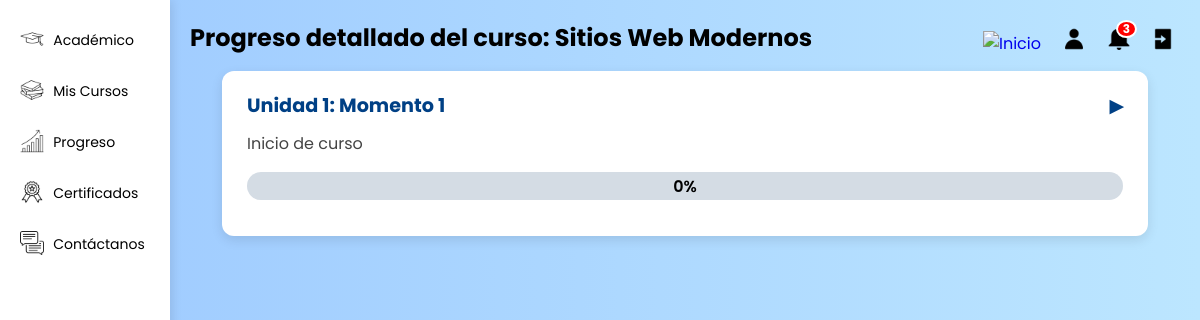
Page /progreso/curso/1/ (signed in) on the committed database.
### usuarios/models.py (models this page shows, shortened)
class Curso(models.Model):
    nombre = models.CharField(max_length=100)
    descripcion = models.TextField()
    activo = models.BooleanField(default=True)
    total_unidades = models.PositiveIntegerField(default=3)
    unidades_completadas = models.PositiveIntegerField(default=0)
    imagen = models.ImageField(upload_to='cursos/', null=True, blank=True)
    total_sesiones = models.PositiveIntegerField(default=20)
    costo = models.DecimalField(max_digits=8, decimal_places=2, default=0.00)
    calificacion = models.FloatField(default=0.0)
    categoria = models.ForeignKey('Categoria', on_delete=models.SET_NULL, null=True, blank=True, related_name='cursos')

class Unidad(models.Model):
    curso = models.ForeignKey(Curso, on_delete=models.CASCADE, related_name='unidades')
    titulo = models.CharField(max_length=200)
    descripcion = models.TextField(blank=True)
    orden = models.PositiveIntegerField(default=1)
    class Meta:
        ordering = ['orden']

### usuarios/views.py (the view)
# urls.py: path('progreso/curso/<int:curso_id>/', views.progreso_curso, name='progreso_curso'),
@login_required
def progreso_curso(request, curso_id):
    curso = get_object_or_404(Curso, id=curso_id)
    unidades_info = []
    for unidad in curso.unidades.all().order_by('orden'):
        sesiones = unidad.sesiones.all().order_by('orden')
        sesiones_info = []
        completadas = 0
        for sesion in sesiones:
            completada = SesionCompletada.objects.filter(
                estudiante=request.user,
                sesion=sesion
            ).exists()
            if completada:
                completadas += 1
            sesiones_info.append({
                'sesion': sesion,
                'completada': completada,
            })
        total = sesiones.count()
        porcentaje = int((completadas / total) * 100) if total > 0 else 0
        unidades_info.append({
            'unidad': unidad,
            'sesiones': sesiones_info,
            'completadas': completadas,
            'total': total,
            'porcentaje': porcentaje,
        })
    context = {
        'curso': curso,
        'unidades_info': unidades_info,
    }
    return render(request, 'usuarios/progreso_curso.html', context)

### usuarios/context_processors.py (called while the page is built)
def notificaciones_context(request):
    if request.user.is_authenticated:
        notificaciones = Notificacion.objects.filter(
            usuario_afectado=request.user,
            visto=False
        )
        cantidad_no_vistas = notificaciones.count()
        return {
            'notificaciones_no_vistas': cantidad_no_vistas,
            'hay_notificaciones': cantidad_no_vistas > 0,
        }
    return {
        'notificaciones_no_vistas': 0,
        'hay_notificaciones': False,
    }

### usuarios/templates/usuarios/progreso_curso.html (shortened to what this page needs)
{% extends 'usuarios/panel_estudiantes.html' %}
{% load static %}
{% block content %}
<h2 class="text-center mb-4 mt-4">Progreso detallado del curso: {{ curso.nombre }}</h2>
<div class="unidad-lista">
    {% if unidades_info %}
        {% for item in unidades_info %}
            <div class="unidad-item">
                <div class="unidad-header" onclick="toggleSesiones('{{ forloop.counter0 }}')" id="unidad-header-{{ forloop.counter0 }}">
                    <span>Unidad {{ item.unidad.orden }}: {{ item.unidad.titulo }}</span>
                    <span class="toggle-icon">▶</span>
                </div>
                <div class="unidad-descripcion">
                    {{ item.unidad.descripcion|default:"Sin descripción" }}
                </div>
                <div class="progress" role="progressbar" aria-valuemin="0" aria-valuemax="100" aria-valuenow="{{ item.porcentaje }}">
                    {% if item.porcentaje > 0 %}
                        <div class="progress-bar progreso" style="width: {{ item.porcentaje }}%;">
                            {{ item.porcentaje }}%
                        </div>
                    {% else %}
                        <div class="progress-bar sin-progreso">
                            0%
                        </div>
                    {% endif %}
                </div>
            </div>
        {% endfor %}
    {% else %}
        <div class="alert alert-info text-center mt-5">
            No se encontraron unidades para este curso.
        </div>
    {% endif %}
</div>
{% endblock %}

### usuarios/templates/usuarios/panel_estudiantes.html (style rules this page uses)
* { margin: 0; padding: 0; box-sizing: border-box; font-family: 'Poppins', sans-serif; }
html, body { overflow-x: hidden; width: 100%; }
body { background: linear-gradient(to right, #9dc9ff, #bce6ff); min-height: 100vh; transition: background 0.4s; }

### usuarios/templates/usuarios/progreso_curso.html (style rules this page uses)
.unidad-lista { display: flex; flex-direction: column; gap: 1.5rem; max-width: 1500px; margin: 0 auto; padding: 1rem 2rem; }
.unidad-item { background-color: #fff; border-radius: 12px; box-shadow: 0 4px 12px rgba(0,0,0,0.1); padding: 20px 25px; }
.unidad-header { font-weight: 700; font-size: 1.2rem; margin-bottom: 0.7rem; color: #004085; cursor: pointer; display: flex; align-items: center; justify-content: space-between; }
.unidad-descripcion { font-size: 1rem; color: #444; margin-bottom: 1rem; }
.progress { height: 28px; border-radius: 14px; background-color: #e9ecef; overflow: hidden; margin-bottom: 1rem; position: relative; }
.progress-bar { height: 100%; font-weight: 600; font-size: 1rem; display: flex; align-items: center; justify-content: center; white-space: nowrap; transition: width 0.5s ease; }
.progress-bar.sin-progreso { background-color: rgb(212, 220, 228); color: #000; width: 100%; }
.toggle-icon { font-size: 1.1rem; margin-left: 8px; transition: transform 0.3s ease; }

### rows in the picture
Curso: nombre "Sitios Web Modernos"
Unidad: unidad.orden "1", unidad.titulo "Momento 1", unidad.descripcion "Inicio de curso"
